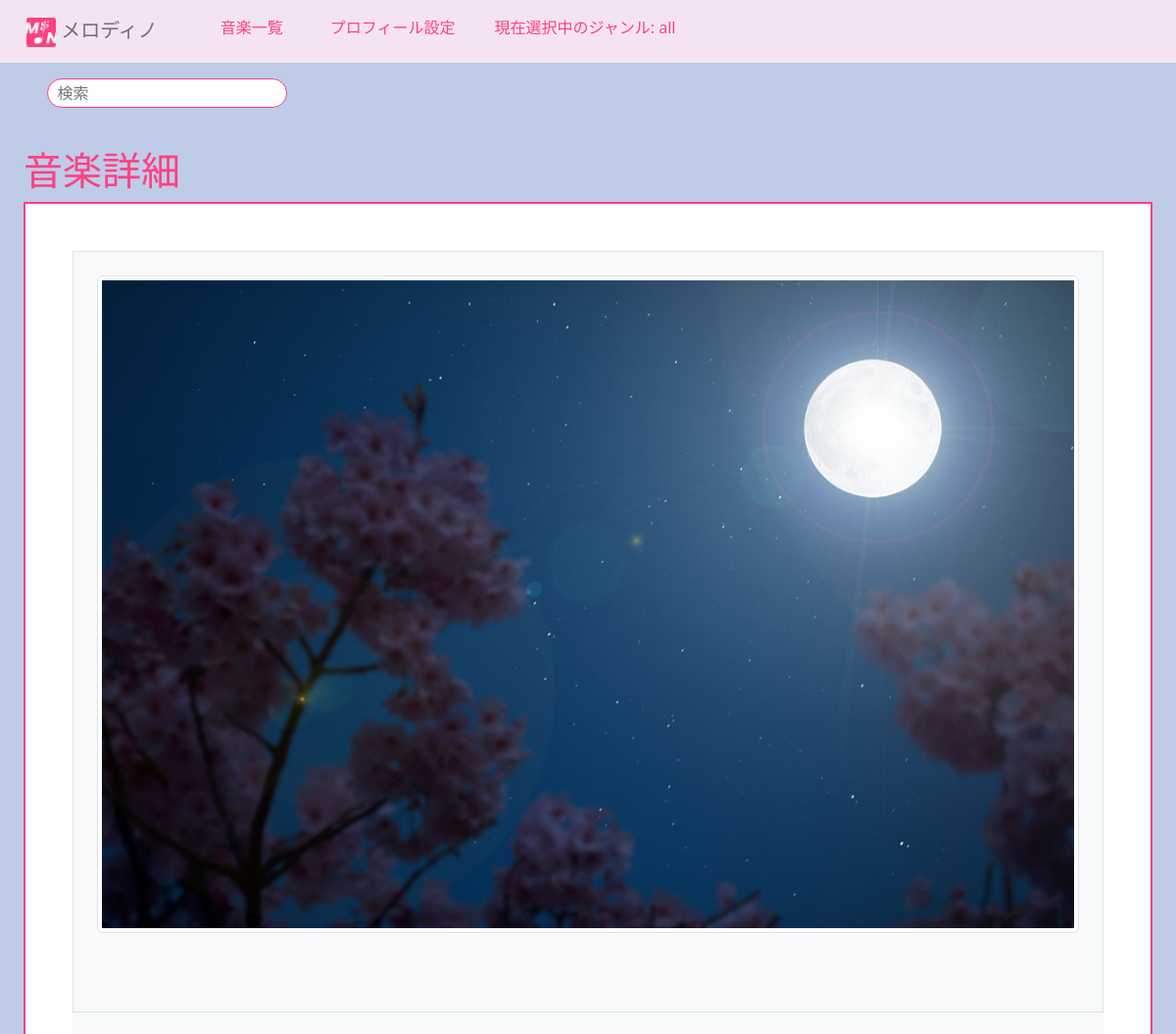
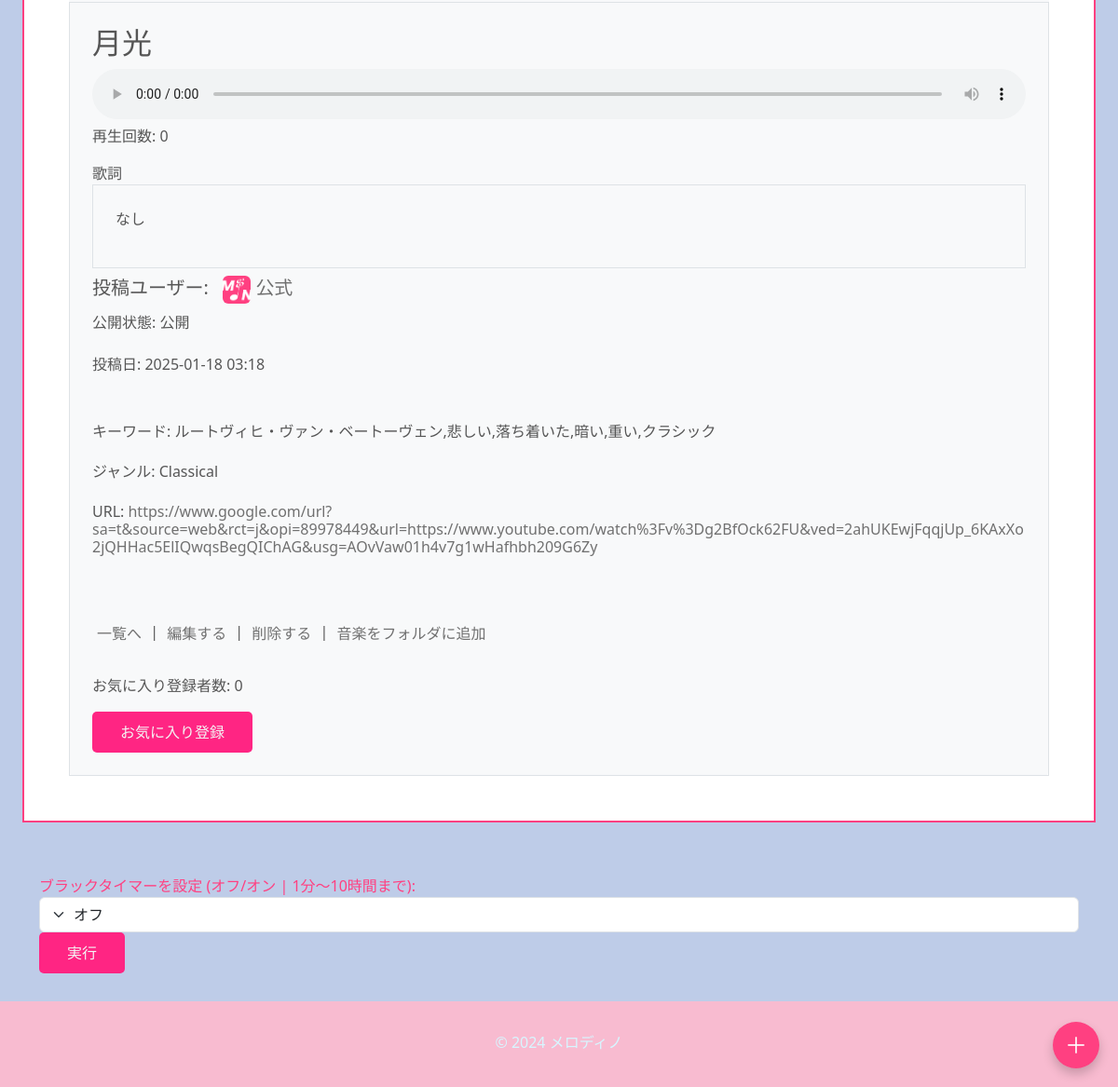
The app's page /ongaku/5/datail/ (signed in) with its own data (2 pictures, top to bottom).
### ongaku/models.py (models this page shows, shortened)
class Ongaku(models.Model):
    title = models.CharField(max_length=70, verbose_name="タイトル")
    text = models.TextField(blank=True, default="", verbose_name="説明")
    audio_file = models.FileField(upload_to='music/', null=True, blank=True, verbose_name="音楽ファイル")
    thumbnail = models.ImageField(null=True, blank=True, verbose_name="サムネイル")
    category = models.CharField(
        max_length=100, choices=CATEGORY, null=True, blank=True, verbose_name="カテゴリー"
    )
    custom_category = models.CharField(
        max_length=100,
        blank=True,
        help_text="検索時に見つかりやすくなります。",
        verbose_name="カスタムカテゴリー"
    )
    user = models.ForeignKey(User, on_delete=models.CASCADE, related_name='songs', verbose_name="ユーザー")
    search_count = models.IntegerField(default=0, verbose_name="検索回数")
    play_count = models.IntegerField(default=0, verbose_name="再生回数")
    is_public = models.BooleanField(default=False, verbose_name="公開設定")  # 公開/非公開設定
    created_at = models.DateTimeField(auto_now_add=True, verbose_name="作成日時")  # 投稿日
    ongaku_url = models.URLField(blank=False, null=False, verbose_name="音楽URL")
    favorites = models.ManyToManyField(User, related_name='favorite_songs', blank=True, verbose_name="お気に入り")
    favorited_by = models.ManyToManyField(
        'UserProfile',  # ユーザー情報が保存されているモデル
        related_name='favorite_songs',
        blank=True,
        verbose_name="お気に入りユーザー"
    )
    order = models.PositiveIntegerField(default=0, verbose_name="順序")
    class Meta:
        ordering = ['order']

class UserProfile(models.Model):
    user = models.OneToOneField(User, on_delete=models.CASCADE, verbose_name="ユーザー")
    songs = models.ManyToManyField(Ongaku, verbose_name="作った曲")  # ユーザーが作成した曲の関連
    display_name = models.CharField(max_length=100, unique=True, blank=True, null=True, verbose_name="表示名")
    bio = models.TextField(blank=True, null=True, verbose_name="自己紹介文")  # 自己紹介
    profile_picture = models.ImageField(upload_to='profile_pictures/', blank=True, null=True, verbose_name="アイコン")
    youtube_url = models.URLField(blank=True, null=True, verbose_name="YouTube")  # YouTube URL
    twitter_url = models.URLField(blank=True, null=True, verbose_name="x(Twitter)")  # Twitter URL

### ongaku/views.py (the view)
# urls.py: path('ongaku/<int:pk>/datail/', views.DetailOngakuView.as_view(), name='detail-ongaku'),
class DetailOngakuView(LoginRequiredMixin, DetailView):
    template_name = 'ongaku/ongaku_detail.html'
    model = Ongaku
    def get_context_data(self, **kwargs):
        context = super().get_context_data(**kwargs)
        ongaku = context['ongaku']
        favorite_count = ongaku.favorites.count()
        is_favorited = self.request.user.favorite_songs.filter(id=ongaku.id).exists()
        context['favorite_count'] = favorite_count
        context['is_favorited'] = is_favorited
        return context

### ongaku/templates/ongaku/ongaku_detail.html (shortened to what this page needs)
{% extends 'base.html' %}
{% block h1 %}音楽詳細{% endblock %}
{% block content %}
    <div class="border border_color p-4 mb-2" type="tokubetu">
    {% if object.thumbnail %}
        <div class="c-3 m-4 bg-light rounded" type="kasane">
            <div class="border border_color p-4 mb-4">
                <img src="{{ ongaku.thumbnail.url }}" class="img-thumbnail" style="width: 100%; height: auto;" />
                <h1><br></h1>
            </div>
    {% endif %}
        <div class="border border_color p-4 mb-4">
            <h2 class="h2 custom-title">{{ object.title }}</h2>
            {% if object.audio_file %}
                <audio id="audioPlayer{{ object.pk }}" controls style="width: 100%; max-width: 100%;">
                    <source src="{{ object.audio_file.url }}" type="audio/mpeg">
                </audio>
            {% else %}
                {% if object.user == request.user %}
                    <p>音声ファイルがありません。</p>
                {% endif %}
            {% endif %}
            {% if object.audio_file %}
                <div>
                    <p id="playCount{{ object.pk }}">再生回数: {{ object.play_count }}</p>
                </div>
            {% endif %}
            <div>
                <label>歌詞</label>
                <div class="border border_color p-4 mb-2">
                    <p style="white-space: pre-line;">{{ object.text|default:"なし" }}</p>
                </div>
                <span>
                    <div class="profile-container">
                        <h5>
                            投稿ユーザー:
                            <a href="{% url 'profile' object.user.pk %}">
                                {% if object.user.userprofile.profile_picture %}
                                    <img src="{{ object.user.userprofile.profile_picture.url }}" alt="プロフィール画像" class="profile-picture">
                                {% endif %}
                                {% if object.user.userprofile.display_name == None %}
                                    {{ object.user.userprofile.display_name|default:"匿名" }}{{ user.id }}
                                {% else %}
                                    {{ object.user.userprofile.display_name|default:"匿名" }}
                                {% endif %}
                            </a>
                        </h5>
                    </div>
                    {% if object.user == request.user %}
                        <p>公開状態: {{ ongaku.is_public|yesno:"公開,非公開" }}</p>
                    {% endif %}
                    <div>
                        <h6 class="card-title mt-4">投稿日: {{ object.created_at|date:"Y-m-d H:i" }}</h6>
                    </div>
                </span>
                <h4><br></h4>
            </div>
            <div class="category-info">
                <h6 class="card-title mt-4">キーワード: {{ object.custom_category|default:"なし" }}</h6>
                <h6 class="card-title mt-4">ジャンル: {{ object.category|default:"なし" }}</h6>
            </div>
            {% if object.ongaku_url %}
                <div>
                    <h6 class="card-title mt-4">
                        URL: <a href="{{ object.ongaku_url }}" target="_blank" style="word-wrap: break-word; word-break: break-word; white-space: normal; transition: color 0.3s ease, text-decoration 0.3s ease; max-width: 100%; ">{{ object.ongaku_url }}</a>
                    </h6>
                </div>
            {% endif %}
            <h4><br><br></h4>
            <div>
                <a href="{% url 'list-ongaku' %}" class="btn p-1">一覧へ</a> |
                {% if object.user == request.user %}
                    <a href="{% url 'update-ongaku' object.pk %}" class="btn p-1">編集する</a> |
                    <a href="{% url 'delete-ongaku' object.pk %}" class="btn p-1">削除する</a> |
                {% else %}
                    <a href="https://twitter.com/share?url={{ request.build_absolute_uri }}&text={{ item.title }}をチェック！" target="_blank" class="btn p-1">シェアする</a> |
                    <a href="{% url 'review' object.pk %}" class="btn p-1">レビューする</a> |
                {% endif %}
                    <a href="{% url 'add_song_to_folder' object.pk %}" class="btn p-1">音楽をフォルダに追加</a>
                <div>
                    <h6><br></h6>
                    <p>お気に入り登録者数: <span id="favorite-count">{{ favorite_count }}</span></p>
                    <form id="favorite-form" method="POST" action="{% url 'toggle_favorite' ongaku.id %}">
                        <button type="submit" id="favorite-button">
                            {% if is_favorited %}
                                お気に入り解除
                            {% else %}
                                お気に入り登録
                            {% endif %}
                        </button>
                    </form>
                </div>
            </div>
        </div>
    </div>
</div>
{% endblock content %}

### ongaku/static/ongaku/css/style.css (style rules this page uses)
a { text-decoration: none; }

### templates/base.html (style rules this page uses)
body { background-color: #becce8; color: #565656; transition: background-color 0.5s, color 0.5s; }
button { background-color: #ff2583; color: #f4f4f4; border: none; padding: 10px 30px; border-radius: 5px; }
a { color: rgb(112, 112, 112) !important; }
h1, h2, h3, h4, .h5 { color: #ff4081; }
div[type="kasane"] { background-color: #333333; }
div[type="tokubetu"] { border-color: #ff4081; border: 2px solid #ff4081 !important; background-color: #ffff; }

### ongaku/templates/ongaku/ongaku_detail.html (style rules this page uses)
.profile-container { display: flex; align-items: center; }
.profile-picture { width: 30px; height: 30px; margin-left: 10px; border-radius: 20%; }
.btn { font-size: 1rem; }

### records on screen
Ongaku: thumbnail (picture), title "月光", play_count "0", text "なし", user.userprofile.profile_picture (picture), user.userprofile.display_name "公式", is_public "公開", created_at "2025-01-18 03:18", custom_category "ルートヴィヒ・ヴァン・ベートーヴェン,悲しい,落ち着いた,暗い,重い,クラシック", category "Classical", ongaku_url "https://www.google.com/url?sa=t&source=web&rct=j&opi=89978449&url=https://www.youtube.com/watch%3Fv%3Dg2BfOck62FU&ved=2ahUKEwjFqqjUp_6KAxXo2jQHHac5ElIQwqsBegQIChAG&usg=AOvVaw01h4v7g1wHafhbh209G6Zy"

### other values on screen
{{ favorite_count }} "0"
